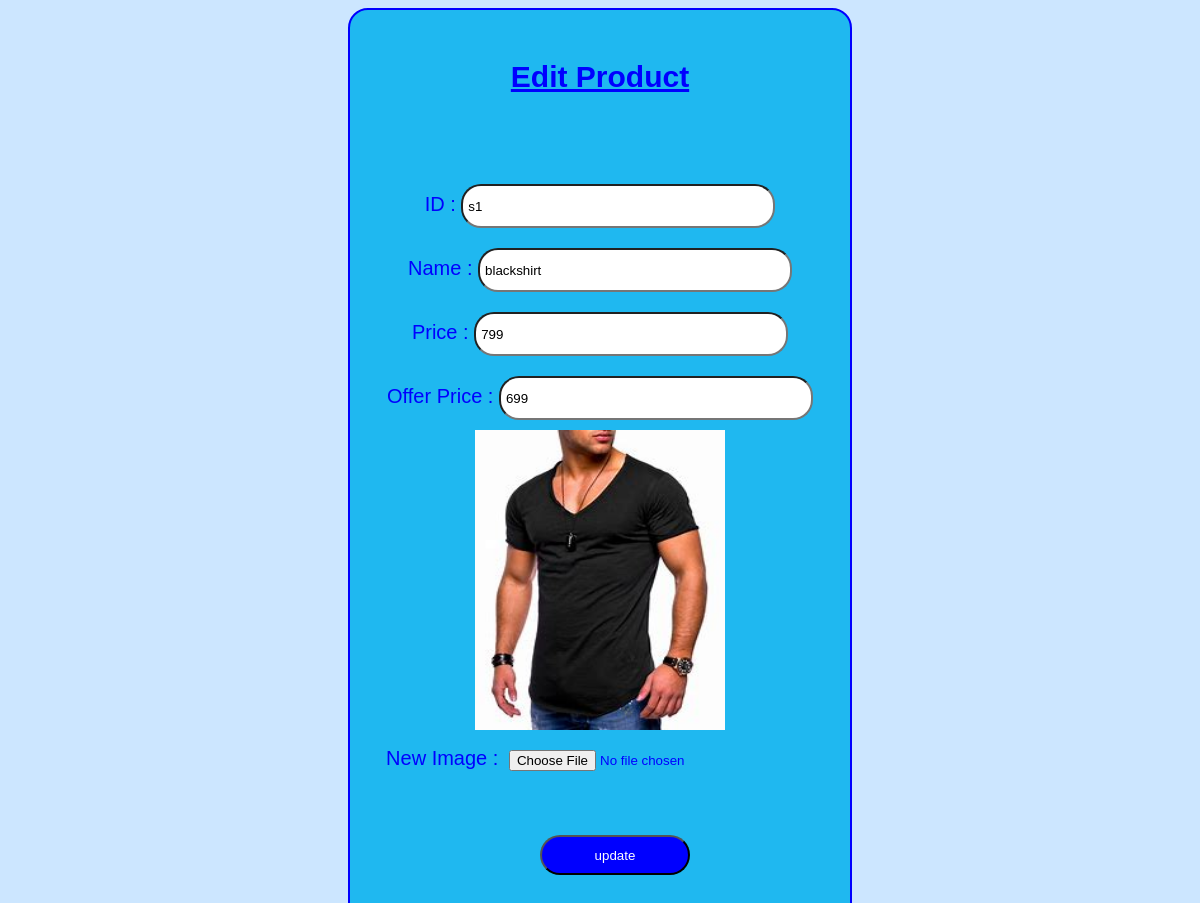
/edit_pro/6, run on the app's committed database.
### app/models.py (models this page shows)
class product (models.Model):
    pro_id=models.TextField()
    name=models.TextField()
    price=models.IntegerField()
    offer_price=models.IntegerField()
    img=models.FileField()

### app/views.py (the view, shortened to what this page needs)
# urls.py: path('edit_pro/<id>',views.edit_pro),
def edit_pro(req,id):
    pro=product.objects.get(pk=id)
    return render(req,'shop/edit_pro.html',{'data':pro})

### templates/shop/edit_pro.html (shortened to what this page needs)
<!DOCTYPE html>
<html lang="en">
<head>
    {% load static %}
    <link rel="stylesheet" href="{% static '/css/style.css' %}" />
</head>
<body>
    <div class="box">
        <form action="" method="post" enctype="multipart/form-data">
            <h2>Edit Product</h2>
             ID : <input type="text" name="pro_id" placeholder="pro_id" value="{{data.pro_id}}"><br>
            Name : <input type="text" name="name" placeholder="name" value="{{data.name}}"><br>
            Price : <input type="number" name="price" placeholder="price" value="{{data.price}}"><br>
            Offer Price : <input type="number" name="o_price" placeholder="offer_price" value="{{data.offer_price}}"><br>
            <img src="{{data.img.url}}" alt="" style="width: 250px;height: 300px;"><br>
            New Image : <input type="file" name="img" id=""><br>
            <input class="btn btn-outline-success" type="submit" value="update">
    </div>
</body>
</html>

### static/css/style.css (style rules this page uses)
body { color: blue; background-color: #cce6ff; font-family: 'Lucida Sans', 'Lucida Sans Regular', 'Lucida Grande', 'Lucida Sans Unicode', Geneva, Verdana, sans-serif; }
form { text-align: center; font-size: 20px; margin-top: 50px; }
h2 { margin-bottom: 40px; }
input { margin-top: 20px; padding: 5px; border-radius: 20px; width: 300px; height: 25px; }
.box { padding-bottom: 100px; margin-top: 100px; margin: auto; width: 500px; border: 2px solid blue; border-radius: 20px; background-color: rgb(56, 209, 209); }
.btn { width: 80px; height: 40px; border-radius: 20px; margin-left: 30px; margin-top: 40px; background-color: blue; color: white; }

### templates/shop/edit_pro.html (style rules this page uses)
h2 { color: blue; text-align: center; font-family: "Lucida Sans", "Lucida Sans Regular", "Lucida Grande", "Lucida Sans Unicode", Geneva, Verdana, sans-serif; text-decoration: underline; padding-bottom: 40px; }
body { color: blue; background-color: #cce6ff; font-family: 'Lucida Sans', 'Lucida Sans Regular', 'Lucida Grande', 'Lucida Sans Unicode', Geneva, Verdana, sans-serif; }
form { text-align: center; font-size: 20px; margin-top: 50px; }
input { height: 30px; margin-top: 10px; margin-bottom: 10px; padding: 5px; border-radius: 20px; width: 300px; }
.box { padding-bottom: 50px; margin-top: 100px; margin: auto; width: 500px; border: 2px solid blue; border-radius: 20px; background-color: rgb(31, 184, 240); }
.btn { width: 150px; border-radius: 20px; margin-left: 30px; margin-top: 40px; color: white; background-color: blue; }

### data on the page
product: pro_id "s1", name "blackshirt", price "799", o_price "699", img (picture)
